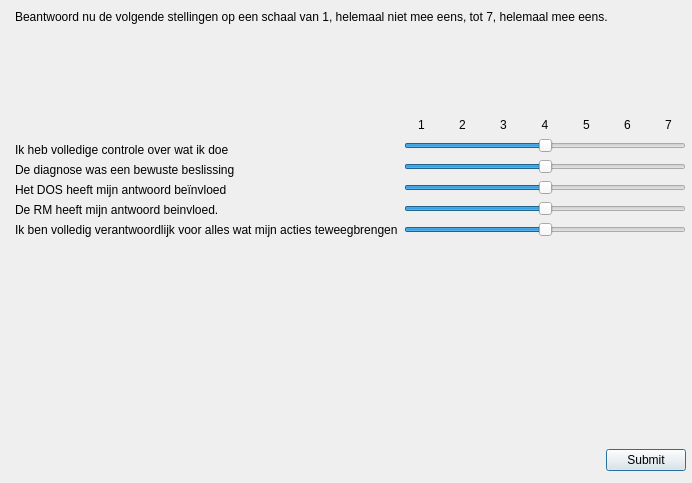
<?xml version="1.0" encoding="UTF-8"?>
<ui version="4.0">
 <class>Dialog</class>
 <widget class="QDialog" name="Dialog">
  <property name="geometry">
   <rect>
    <x>0</x>
    <y>0</y>
    <width>692</width>
    <height>483</height>
   </rect>
  </property>
  <property name="windowTitle">
   <string>Dialog</string>
  </property>
  <widget class="QWidget" name="verticalLayoutWidget_4">
   <property name="geometry">
    <rect>
     <x>15</x>
     <y>10</y>
     <width>671</width>
     <height>461</height>
    </rect>
   </property>
   <layout class="QVBoxLayout" name="verticalLayout_5">
    <item>
     <widget class="QLabel" name="label">
      <property name="text">
       <string>Beantwoord nu de volgende stellingen op een schaal van 1, helemaal niet mee eens, tot 7, helemaal mee eens.</string>
      </property>
     </widget>
    </item>
    <item>
     <layout class="QHBoxLayout" name="horizontalLayout">
      <item>
       <layout class="QVBoxLayout" name="verticalLayout_2">
        <item>
         <spacer name="verticalSpacer">
          <property name="orientation">
           <enum>Qt::Vertical</enum>
          </property>
          <property name="sizeHint" stdset="0">
           <size>
            <width>20</width>
            <height>40</height>
           </size>
          </property>
         </spacer>
        </item>
        <item>
         <widget class="QLabel" name="label_1">
          <property name="sizePolicy">
           <sizepolicy hsizetype="Expanding" vsizetype="Preferred">
            <horstretch>0</horstretch>
            <verstretch>0</verstretch>
           </sizepolicy>
          </property>
          <property name="text">
           <string>Ik heb volledige controle over wat ik doe</string>
          </property>
         </widget>
        </item>
        <item>
         <widget class="QLabel" name="label_2">
          <property name="sizePolicy">
           <sizepolicy hsizetype="Expanding" vsizetype="Preferred">
            <horstretch>0</horstretch>
            <verstretch>0</verstretch>
           </sizepolicy>
          </property>
          <property name="text">
           <string>De diagnose was een bewuste beslissing</string>
          </property>
         </widget>
        </item>
        <item>
         <widget class="QLabel" name="label_3">
          <property name="sizePolicy">
           <sizepolicy hsizetype="Expanding" vsizetype="Preferred">
            <horstretch>0</horstretch>
            <verstretch>0</verstretch>
           </sizepolicy>
          </property>
          <property name="text">
           <string>Het DOS heeft mijn antwoord beïnvloed </string>
          </property>
         </widget>
        </item>
        <item>
         <widget class="QLabel" name="label_4">
          <property name="sizePolicy">
           <sizepolicy hsizetype="Expanding" vsizetype="Preferred">
            <horstretch>0</horstretch>
            <verstretch>0</verstretch>
           </sizepolicy>
          </property>
          <property name="text">
           <string>De RM heeft mijn antwoord beinvloed.</string>
          </property>
         </widget>
        </item>
        <item>
         <widget class="QLabel" name="label_5">
          <property name="sizePolicy">
           <sizepolicy hsizetype="Expanding" vsizetype="Preferred">
            <horstretch>0</horstretch>
            <verstretch>0</verstretch>
           </sizepolicy>
          </property>
          <property name="text">
           <string>Ik ben volledig verantwoordlijk voor alles wat mijn acties teweegbrengen</string>
          </property>
         </widget>
        </item>
       </layout>
      </item>
      <item>
       <layout class="QVBoxLayout" name="verticalLayout_4">
        <item>
         <spacer name="verticalSpacer_2">
          <property name="orientation">
           <enum>Qt::Vertical</enum>
          </property>
          <property name="sizeHint" stdset="0">
           <size>
            <width>20</width>
            <height>40</height>
           </size>
          </property>
         </spacer>
        </item>
        <item>
         <layout class="QHBoxLayout" name="horizontalLayout_4">
          <item>
           <widget class="QLabel" name="label_6">
            <property name="sizePolicy">
             <sizepolicy hsizetype="MinimumExpanding" vsizetype="Fixed">
              <horstretch>0</horstretch>
              <verstretch>0</verstretch>
             </sizepolicy>
            </property>
            <property name="text">
             <string>1</string>
            </property>
            <property name="alignment">
             <set>Qt::AlignCenter</set>
            </property>
           </widget>
          </item>
          <item>
           <widget class="QLabel" name="label_7">
            <property name="sizePolicy">
             <sizepolicy hsizetype="MinimumExpanding" vsizetype="Fixed">
              <horstretch>0</horstretch>
              <verstretch>0</verstretch>
             </sizepolicy>
            </property>
            <property name="text">
             <string>2</string>
            </property>
            <property name="alignment">
             <set>Qt::AlignCenter</set>
            </property>
           </widget>
          </item>
          <item>
           <widget class="QLabel" name="label_8">
            <property name="sizePolicy">
             <sizepolicy hsizetype="MinimumExpanding" vsizetype="Fixed">
              <horstretch>0</horstretch>
              <verstretch>0</verstretch>
             </sizepolicy>
            </property>
            <property name="text">
             <string>3</string>
            </property>
            <property name="alignment">
             <set>Qt::AlignCenter</set>
            </property>
           </widget>
          </item>
          <item>
           <widget class="QLabel" name="label_9">
            <property name="sizePolicy">
             <sizepolicy hsizetype="MinimumExpanding" vsizetype="Fixed">
              <horstretch>0</horstretch>
              <verstretch>0</verstretch>
             </sizepolicy>
            </property>
            <property name="text">
             <string>4</string>
            </property>
            <property name="alignment">
             <set>Qt::AlignCenter</set>
            </property>
           </widget>
          </item>
          <item>
           <widget class="QLabel" name="label_10">
            <property name="sizePolicy">
             <sizepolicy hsizetype="MinimumExpanding" vsizetype="Fixed">
              <horstretch>0</horstretch>
              <verstretch>0</verstretch>
             </sizepolicy>
            </property>
            <property name="text">
             <string>5</string>
            </property>
            <property name="alignment">
             <set>Qt::AlignCenter</set>
            </property>
           </widget>
          </item>
          <item>
           <widget class="QLabel" name="label_11">
            <property name="sizePolicy">
             <sizepolicy hsizetype="MinimumExpanding" vsizetype="Fixed">
              <horstretch>0</horstretch>
              <verstretch>0</verstretch>
             </sizepolicy>
            </property>
            <property name="text">
             <string>6</string>
            </property>
            <property name="alignment">
             <set>Qt::AlignCenter</set>
            </property>
           </widget>
          </item>
          <item>
           <widget class="QLabel" name="label_12">
            <property name="sizePolicy">
             <sizepolicy hsizetype="MinimumExpanding" vsizetype="Fixed">
              <horstretch>0</horstretch>
              <verstretch>0</verstretch>
             </sizepolicy>
            </property>
            <property name="text">
             <string>7</string>
            </property>
            <property name="alignment">
             <set>Qt::AlignCenter</set>
            </property>
           </widget>
          </item>
         </layout>
        </item>
        <item>
         <layout class="QVBoxLayout" name="verticalLayout_3">
          <item>
           <widget class="QSlider" name="horizontalSlider_1">
            <property name="minimum">
             <number>1</number>
            </property>
            <property name="maximum">
             <number>7</number>
            </property>
            <property name="pageStep">
             <number>1</number>
            </property>
            <property name="value">
             <number>4</number>
            </property>
            <property name="sliderPosition">
             <number>4</number>
            </property>
            <property name="orientation">
             <enum>Qt::Horizontal</enum>
            </property>
            <property name="invertedAppearance">
             <bool>false</bool>
            </property>
           </widget>
          </item>
          <item>
           <widget class="QSlider" name="horizontalSlider_2">
            <property name="minimum">
             <number>1</number>
            </property>
            <property name="maximum">
             <number>7</number>
            </property>
            <property name="pageStep">
             <number>1</number>
            </property>
            <property name="value">
             <number>4</number>
            </property>
            <property name="orientation">
             <enum>Qt::Horizontal</enum>
            </property>
           </widget>
          </item>
          <item>
           <widget class="QSlider" name="horizontalSlider_3">
            <property name="minimum">
             <number>1</number>
            </property>
            <property name="maximum">
             <number>7</number>
            </property>
            <property name="pageStep">
             <number>1</number>
            </property>
            <property name="value">
             <number>4</number>
            </property>
            <property name="orientation">
             <enum>Qt::Horizontal</enum>
            </property>
           </widget>
          </item>
          <item>
           <widget class="QSlider" name="horizontalSlider_4">
            <property name="minimum">
             <number>1</number>
            </property>
            <property name="maximum">
             <number>7</number>
            </property>
            <property name="pageStep">
             <number>1</number>
            </property>
            <property name="value">
             <number>4</number>
            </property>
            <property name="orientation">
             <enum>Qt::Horizontal</enum>
            </property>
           </widget>
          </item>
          <item>
           <widget class="QSlider" name="horizontalSlider_5">
            <property name="minimum">
             <number>1</number>
            </property>
            <property name="maximum">
             <number>7</number>
            </property>
            <property name="pageStep">
             <number>1</number>
            </property>
            <property name="value">
             <number>4</number>
            </property>
            <property name="orientation">
             <enum>Qt::Horizontal</enum>
            </property>
           </widget>
          </item>
         </layout>
        </item>
       </layout>
      </item>
     </layout>
    </item>
    <item>
     <spacer name="verticalSpacer_3">
      <property name="orientation">
       <enum>Qt::Vertical</enum>
      </property>
      <property name="sizeHint" stdset="0">
       <size>
        <width>20</width>
        <height>40</height>
       </size>
      </property>
     </spacer>
    </item>
    <item>
     <layout class="QHBoxLayout" name="horizontalLayout_5">
      <item>
       <spacer name="horizontalSpacer">
        <property name="orientation">
         <enum>Qt::Horizontal</enum>
        </property>
        <property name="sizeHint" stdset="0">
         <size>
          <width>40</width>
          <height>20</height>
         </size>
        </property>
       </spacer>
      </item>
      <item>
       <widget class="QPushButton" name="pushButton">
        <property name="text">
         <string>Submit</string>
        </property>
       </widget>
      </item>
     </layout>
    </item>
   </layout>
  </widget>
 </widget>
 <resources/>
 <connections/>
</ui>
